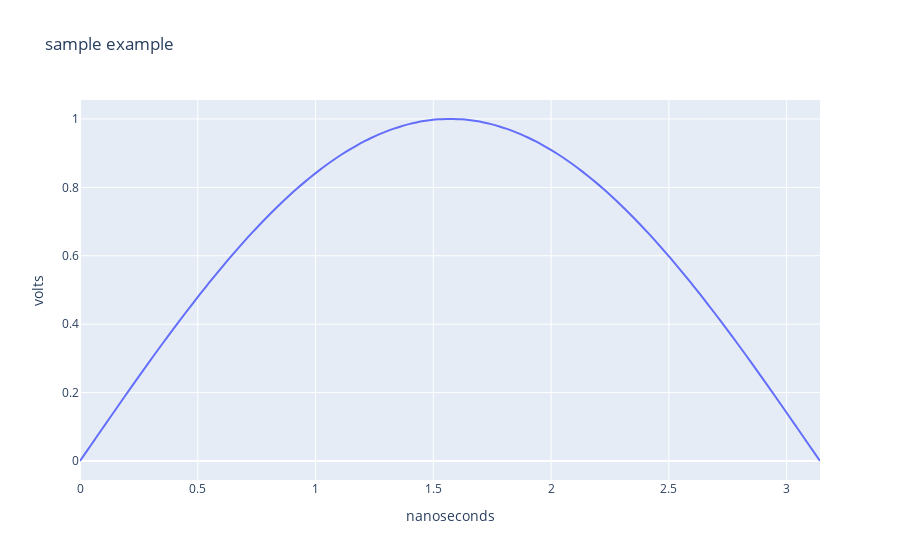

Notebook code cell kept with this figure:
### Code cell
trace1 = go.Scatter(
    x = x,
    y = np.sin(x),
    mode = 'lines', # or markers or lines+markes
    name = 'sin x',
    line = dict(shape = 'spline')
)

fig = go.Figure(data = [trace1], layout = layout)
py.offline.iplot(fig)
